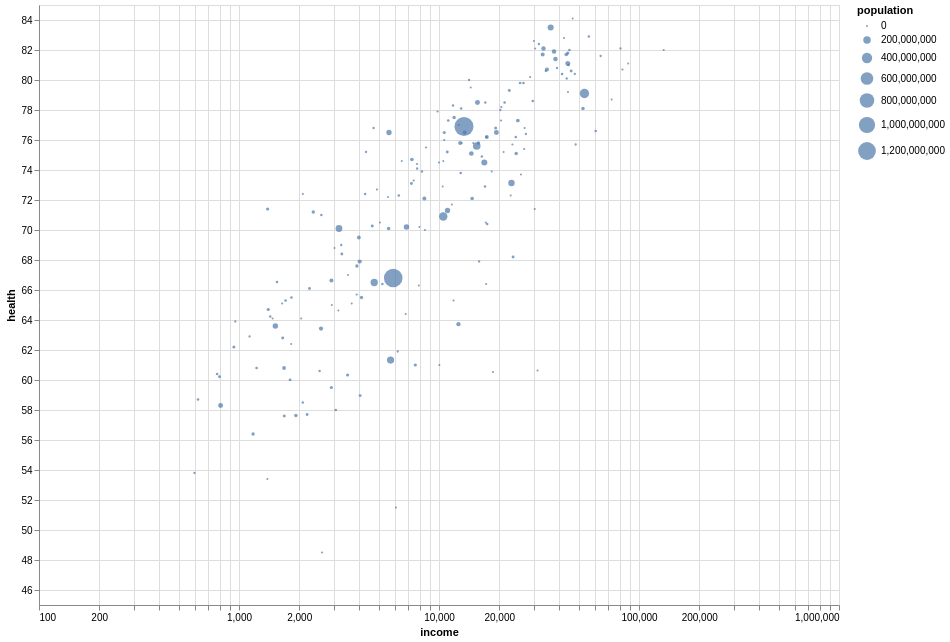

Source (notebook cell):
### Markdown cell above
Plot it with altair:

### Code cell
(
    alt.Chart(gapminder)
    .mark_circle()
    .encode(
        alt.X("income:Q", scale=alt.Scale(type="log")),
        alt.Y("health:Q", scale=alt.Scale(zero=False)),
        size="population:Q",
        tooltip=list(gapminder.columns),
    )
    .properties(width=800, height=600)
    .interactive()
)

### Figure 1 — Vega-Lite specification as saved in the notebook (floating-point values rounded to 4 significant figures; data arrays with more than 128 entries replaced by an {"elided": "..."} marker saying what was removed)
{"config": {"view": {"continuousWidth": 300, "continuousHeight": 300}}, "data": {"name": "data-246d617600ef31eabf4a8c28634b7fcb"}, "mark": {"type": "circle"}, "encoding": {"size": {"field": "population", "type": "quantitative"}, "tooltip": [{"field": "country", "type": "nominal"}, {"field": "income", "type": "quantitative"}, {"field": "health", "type": "quantitative"}, {"field": "population", "type": "quantitative"}], "x": {"field": "income", "scale": {"type": "log"}, "type": "quantitative"}, "y": {"field": "health", "scale": {"zero": false}, "type": "quantitative"}}, "height": 600, "params": [{"name": "param_1", "select": {"type": "interval", "encodings": ["x", "y"]}, "bind": "scales"}], "width": 800, "$schema": "https://vega.github.io/schema/vega-lite/v5.20.1.json", "datasets": {"data-246d617600ef31eabf4a8c28634b7fcb": {"elided": "187 records"}}}
